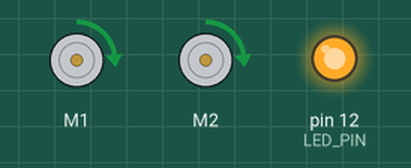
The sketch below on a simulated Arduino Uno, built with avr-gcc and run on an emulated ATmega328P. On the bench: 2 × DC motor (green arrow = forward, orange = backward, longer = faster), output pins drawn as LEDs (lit = HIGH).

Above: at 0.15 s.
At 4.38 s:
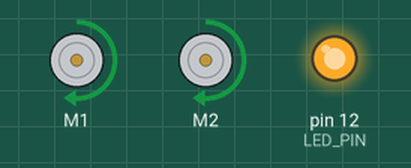
At 8.3 s:
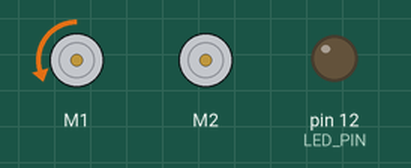
At 16.35 s:
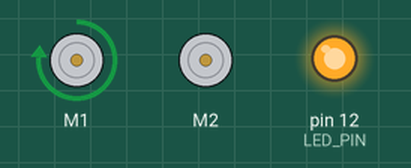
At 26.21 s:
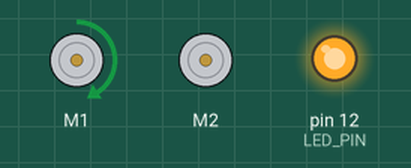
At 32.4 s:
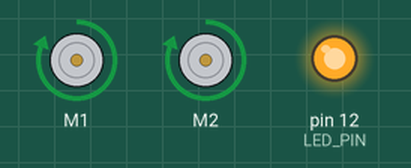
Timing chart, 0 to 40.0 s (numbered marks = the images above):
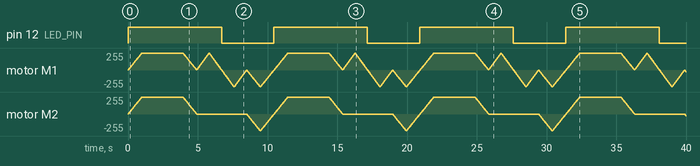

The sketch:

arduino_zumo.ino
```cpp
#include <Wire.h>
#include <ZumoShield.h>

#define LED_PIN 12

ZumoMotors motors;


void setup() {
  // put your setup code here, to run once:
  pinMode(LED_PIN, OUTPUT);
}

void loop() {
  // put your main code here, to run repeatedly:

   digitalWrite(LED_PIN, HIGH);

   for (int speed = 0; speed <= 1000; speed++)
  {
    motors.setLeftSpeed(speed);
    motors.setRightSpeed(speed);

    delay(2);
  }

  for (int speed = 1000; speed >= 0; speed--)
  {
    motors.setLeftSpeed(speed);
    motors.setRightSpeed(speed);
    delay(2);
  }

  digitalWrite(LED_PIN, HIGH);

  for (int speed = 0; speed <= 400; speed++)
  {
    motors.setLeftSpeed(speed);
    delay(2);
  }

  for (int speed = 400; speed >= 0; speed--)
  {
    motors.setLeftSpeed(speed);
    delay(2);
  }
  digitalWrite(LED_PIN, LOW);
  for (int speed = 0; speed >= -400; speed--)
  {
    motors.setLeftSpeed(speed);
    delay(2);
  }

  for (int speed = -400; speed <= 0; speed++)
  {
    motors.setLeftSpeed(speed);
    delay(2);
  }


  digitalWrite(LED_PIN, LOW);

  for (int speed = 0; speed >= -400; speed--)
  {
    motors.setLeftSpeed(speed);
    motors.setRightSpeed(speed);
    delay(2);
  }

  for (int speed = -400; speed <= 0; speed++)
  {
    motors.setLeftSpeed(speed);
    motors.setRightSpeed(speed);
    delay(2);
  }


}
```

Measured:
- by itself, pin 12 (LED_PIN): alternates HIGH for 6.7 s and LOW for 3.8 s
